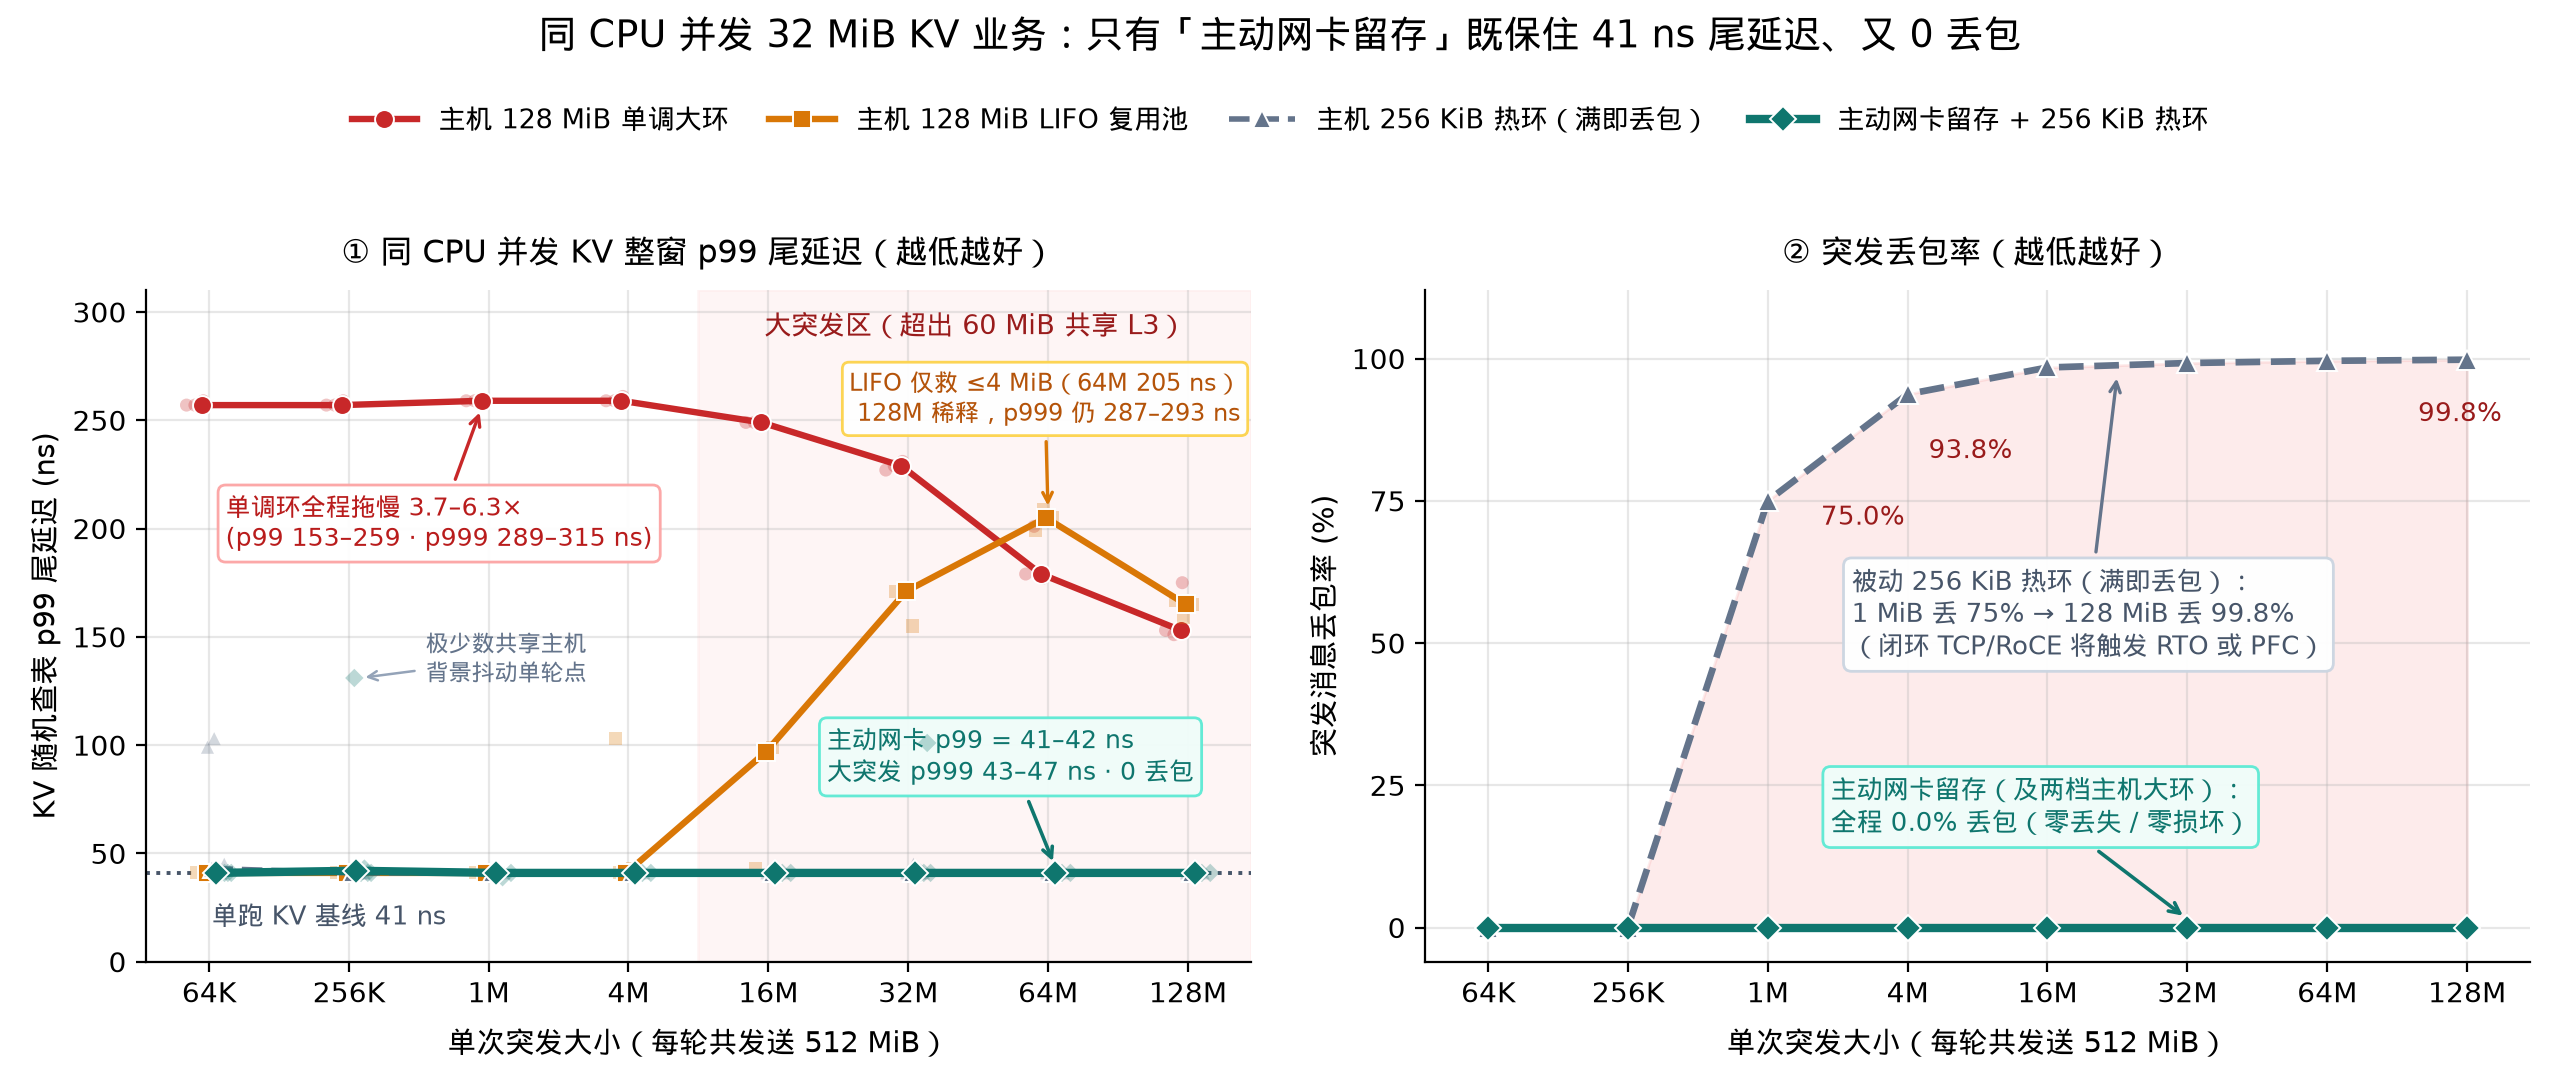

Python code for this plot:
#!/usr/bin/env python3
"""MRV-165 Figure 1: Concurrent Socket-1 32 MiB KV p99 tail latency & packet drop rate
across 4 host receive buffer organizations (64 KiB -> 128 MiB bursts).

Reads ALL verified runs from:
  - logs/mrv165-2026-11-25/runs.jsonl (Control 1 primary n=3)
  - logs/mrv165-2026-11-25/confirm_runs.jsonl (paired clean-host confirmation n=3)
Zero filtering or cherry-picking: lines plot pooled medians; faint dots plot every single run.
"""
import json
import statistics
from collections import defaultdict
from pathlib import Path

import matplotlib.pyplot as plt
import matplotlib.ticker as mticker
import numpy as np

import mrvplot  # noqa: F401 - registers CJK font & white style

ROOT = Path(__file__).resolve().parents[2]
LOG_DIR = ROOT / "logs/mrv165-2026-11-25"
BURSTS = ["64KiB", "256KiB", "1MiB", "4MiB", "16MiB", "32MiB", "64MiB", "128MiB"]
BURST_XLABELS = ["64K", "256K", "1M", "4M", "16M", "32M", "64M", "128M"]


def load_data():
    by_tag = defaultdict(list)
    for fname in ("runs.jsonl", "confirm_runs.jsonl"):
        p = LOG_DIR / fname
        if not p.exists():
            continue
        for line in p.read_text().splitlines():
            r = json.loads(line)
            if r["part"] in ("control1_kv_buf", "control1_confirm"):
                assert r["lost"] == 0 and r["bad"] == 0 and r["torn"] == 0
                assert r["kv"]["bad"] == 0
                by_tag[r["tag"]].append(r)
    return by_tag


def main():
    by_tag = load_data()
    x = np.arange(len(BURSTS), dtype=float)

    solo_p99 = statistics.median(r["kv"]["p99_ns"] for r in by_tag["kv_solo_32m"])

    arms = [
        ("monotonic_128m", "主机 128 MiB 单调大环", "#C82829", "o", "-", 2.3, -0.10, 4),
        ("lifo_128m", "主机 128 MiB LIFO 复用池", "#D97706", "s", "-", 2.3, -0.03, 5),
        ("drop_256k", "主机 256 KiB 热环（满即丢包）", "#64748B", "^", "--", 2.0, +0.05, 5),
        ("active_256k", "主动网卡留存 + 256 KiB 热环", "#0F766E", "D", "-", 3.0, +0.10, 6),
    ]

    fig, (ax_lat, ax_drop) = plt.subplots(1, 2, figsize=(12.8, 5.45))

    # --- Left panel: KV p99 tail latency ---
    ax_lat.axvspan(3.5, 7.45, color="#FEE2E2", alpha=0.33, zorder=0)
    ax_lat.text(
        5.48, 300, "大突发区（超出 60 MiB 共享 L3）",
        ha="center", va="top", fontsize=9.8, color="#991B1B",
    )
    ax_lat.axhline(solo_p99, color="#475569", linestyle=":", linewidth=1.4, zorder=1)
    ax_lat.text(
        0.02, solo_p99 - 14, f"单跑 KV 基线 {solo_p99:.0f} ns",
        ha="left", va="top", fontsize=9.2, color="#475569",
    )

    for arm_key, label, color, marker, ls, lw, dx, z in arms:
        meds = []
        for i, b in enumerate(BURSTS):
            rs = by_tag[f"{arm_key}_{b}"]
            vals = [r["kv"]["p99_ns"] for r in rs]
            meds.append(statistics.median(vals))
            offsets = np.linspace(-0.06, 0.06, len(vals)) + dx
            ax_lat.scatter(
                np.full(len(vals), i) + offsets,
                vals,
                color=color,
                marker=marker,
                s=22,
                alpha=0.28,
                edgecolors="none",
                zorder=z - 1,
            )
        ax_lat.plot(
            x + dx * 0.5,
            meds,
            color=color,
            marker=marker,
            linestyle=ls,
            linewidth=lw,
            markersize=6.8,
            markeredgecolor="white",
            markeredgewidth=0.7,
            label=label,
            zorder=z,
        )

    # Zero-overlap callouts placed in wide-open whitespace
    ax_lat.annotate(
        "单调环全程拖慢 3.7–6.3×\n(p99 153–259 · p999 289–315 ns)",
        xy=(1.95, 256), xytext=(0.12, 192),
        fontsize=9.1, color="#B91C1C",
        arrowprops=dict(arrowstyle="->", color="#C82829", lw=1.2),
        bbox=dict(boxstyle="round,pad=0.30", fc="white", ec="#FCA5A5", alpha=0.96),
    )
    ax_lat.annotate(
        "LIFO 仅救 ≤4 MiB（64M 205 ns）\n128M 稀释，p999 仍 287–293 ns",
        xy=(6.0, 208), xytext=(7.38, 246),
        ha="right", va="bottom",
        fontsize=8.6, color="#B45309",
        arrowprops=dict(arrowstyle="->", color="#D97706", lw=1.2),
        bbox=dict(boxstyle="round,pad=0.28", fc="white", ec="#FCD34D", alpha=0.96),
    )
    ax_lat.annotate(
        "主动网卡 p99 = 41–42 ns\n大突发 p999 43–47 ns · 0 丢包",
        xy=(6.05, 44), xytext=(4.42, 84),
        fontsize=9.1, color="#0F766E",
        arrowprops=dict(arrowstyle="->", color="#0F766E", lw=1.3),
        bbox=dict(boxstyle="round,pad=0.30", fc="#F0FDFA", ec="#5EEAD4", alpha=0.96),
    )
    ax_lat.annotate(
        "极少数共享主机\n背景抖动单轮点",
        xy=(1.08, 131), xytext=(1.55, 130),
        fontsize=8.3, color="#64748B",
        arrowprops=dict(arrowstyle="->", color="#94A3B8", lw=0.9),
    )

    ax_lat.set_title("① 同 CPU 并发 KV 整窗 p99 尾延迟（越低越好）", fontsize=11.5, pad=10)
    ax_lat.set_xlabel("单次突发大小（每轮共发送 512 MiB）", fontsize=10.5, labelpad=7)
    ax_lat.set_ylabel("KV 随机查表 p99 尾延迟 (ns)", fontsize=10.5)
    ax_lat.set_xticks(x)
    ax_lat.set_xticklabels(BURST_XLABELS, fontsize=10)
    ax_lat.set_xlim(-0.45, 7.45)
    ax_lat.set_ylim(0, 310)
    ax_lat.yaxis.set_major_locator(mticker.MultipleLocator(50))

    # --- Right panel: Packet drop rate ---
    drop_meds = [statistics.median(r["drop_pct"] for r in by_tag[f"drop_256k_{b}"]) for b in BURSTS]
    active_meds = [statistics.median(r["drop_pct"] for r in by_tag[f"active_256k_{b}"]) for b in BURSTS]

    ax_drop.fill_between(x, 0, drop_meds, color="#EF4444", alpha=0.10, zorder=1)
    ax_drop.plot(
        x, drop_meds,
        color="#64748B", marker="^", linestyle="--", linewidth=2.4,
        markersize=7.2, markeredgecolor="white", markeredgewidth=0.7,
        zorder=4,
    )
    ax_drop.plot(
        x, active_meds,
        color="#0F766E", marker="D", linestyle="-", linewidth=3.0,
        markersize=6.6, markeredgecolor="white", markeredgewidth=0.7,
        zorder=5,
    )

    ax_drop.text(2.38, 72.0, "75.0%", ha="left", va="center", fontsize=9.4, color="#991B1B")
    ax_drop.text(3.15, 86.0, "93.8%", ha="left", va="top", fontsize=9.4, color="#991B1B")
    ax_drop.text(6.95, 92.5, "99.8%", ha="center", va="top", fontsize=9.4, color="#991B1B")

    ax_drop.annotate(
        "被动 256 KiB 热环（满即丢包）：\n1 MiB 丢 75% → 128 MiB 丢 99.8%\n（闭环 TCP/RoCE 将触发 RTO 或 PFC）",
        xy=(4.5, 97.5), xytext=(2.60, 48),
        fontsize=9.2, color="#475569",
        arrowprops=dict(arrowstyle="->", color="#64748B", lw=1.2),
        bbox=dict(boxstyle="round,pad=0.32", fc="white", ec="#CBD5E1", alpha=0.96),
    )
    ax_drop.annotate(
        "主动网卡留存（及两档主机大环）：\n全程 0.0% 丢包（零丢失 / 零损坏）",
        xy=(5.0, 1.5), xytext=(2.45, 17),
        fontsize=9.4, color="#0F766E",
        arrowprops=dict(arrowstyle="->", color="#0F766E", lw=1.3),
        bbox=dict(boxstyle="round,pad=0.30", fc="#F0FDFA", ec="#5EEAD4", alpha=0.96),
    )

    ax_drop.set_title("② 突发丢包率（越低越好）", fontsize=11.5, pad=10)
    ax_drop.set_xlabel("单次突发大小（每轮共发送 512 MiB）", fontsize=10.5, labelpad=7)
    ax_drop.set_ylabel("突发消息丢包率 (%)", fontsize=10.5)
    ax_drop.set_xticks(x)
    ax_drop.set_xticklabels(BURST_XLABELS, fontsize=10)
    ax_drop.set_xlim(-0.45, 7.45)
    ax_drop.set_ylim(-6, 112)
    ax_drop.yaxis.set_major_locator(mticker.MultipleLocator(25))

    fig.suptitle(
        "同 CPU 并发 32 MiB KV 业务：只有「主动网卡留存」既保住 41 ns 尾延迟、又 0 丢包",
        fontsize=13.5, y=0.985,
    )
    handles, labels = ax_lat.get_legend_handles_labels()
    fig.legend(
        handles, labels,
        loc="upper center", bbox_to_anchor=(0.5, 0.925),
        ncol=4, frameon=False, fontsize=9.8, handlelength=2.4, columnspacing=1.5,
    )

    fig.tight_layout(rect=(0.0, 0.0, 1.0, 0.875))
    png = Path(__file__).resolve().parent / "mrv-165-kv-protection.png"
    svg = Path(__file__).resolve().parent / "mrv-165-kv-protection.svg"
    fig.savefig(png, dpi=200)
    fig.savefig(svg)
    plt.close(fig)
    print(f"Saved {png} and {svg}")


if __name__ == "__main__":
    main()
